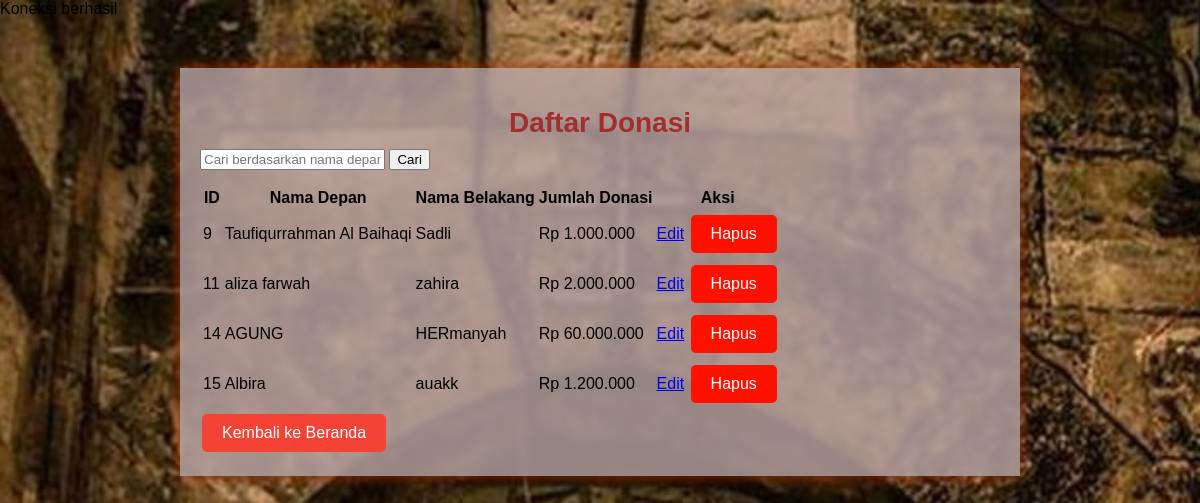
The app's page /list_donasi.php (signed in) with its own data.
### tables this page shows
CREATE TABLE `donasi` (
  `id` int(11) NOT NULL,
  `nama_depan` varchar(50) NOT NULL,
  `nama_belakang` varchar(50) DEFAULT NULL,
  `jenis_kelamin` enum('Laki-laki','Perempuan') NOT NULL,
  `tempat_lahir` varchar(100) NOT NULL,
  `tanggal_lahir` date NOT NULL,
  `alamat` text NOT NULL,
  `no_hp` varchar(20) NOT NULL,
  `usia` int(11) NOT NULL,
  `gambar_ktp` varchar(255) NOT NULL,
  `gambar_ijazah` varchar(255) NOT NULL,
  `nama_bank` varchar(50) NOT NULL,
  `no_bank` varchar(50) NOT NULL,
  `pesan` text DEFAULT NULL,
  `jumlah_donasi` decimal(10,2) NOT NULL,
  `tanggal_donasi` timestamp NOT NULL DEFAULT current_timestamp()
);

### list_donasi.php (the view, shortened to what this page needs)
<?php
include 'koneksi.php';
$search = isset($_GET['search']) ? $_GET['search'] : '';
$sql = "SELECT * FROM donasi";
$result = mysqli_query($conn, $sql);
?>
<!DOCTYPE html>
<html lang="id">
<head>
    <link rel="stylesheet" href="formulir.css">
</head>
<body>
    <div class="form-container">
        <h1>Daftar Donasi</h1>
        <form method="GET" action="list_donasi.php">
            <input type="text" name="search" placeholder="Cari berdasarkan nama depan" value="<?php echo htmlspecialchars($search); ?>">
            <button type="submit">Cari</button>
        </form>
        <table>
            <tr>
                <th>ID</th>
                <th>Nama Depan</th>
                <th>Nama Belakang</th>
                <th>Jumlah Donasi</th>
                <th>Aksi</th>
            </tr>
            <?php if (mysqli_num_rows($result) > 0): ?>
                <?php while ($row = mysqli_fetch_assoc($result)): ?>
                    <tr>
                        <td data-label="ID"><?php echo $row['id']; ?></td>
                        <td data-label="Nama Depan"><?php echo $row['nama_depan']; ?></td>
                        <td data-label="Nama Belakang"><?php echo $row['nama_belakang']; ?></td>
                        <td data-label="Jumlah Donasi">Rp <?php echo number_format($row['jumlah_donasi'], 0, ',', '.'); ?></td>
                        <td data-label="Aksi">
                            <a href="edit_donasi.php?id=<?php echo $row['id']; ?>" class="btn-action btn-edit">Edit</a>
                            <a href="delete_donasi.php?id=<?php echo $row['id']; ?>" class="btn-action btn-delete" onclick="return confirm('Apakah Anda yakin ingin menghapus data ini?');">Hapus</a>
                        </td>
                    </tr>
                <?php endwhile; ?>
            <?php else: ?>
                <tr>
                    <td colspan="5">Data tidak ditemukan</td>
                </tr>
            <?php endif; ?>
        </table>
        <a href="index.html" class="btn-kembali">Kembali ke Beranda</a>
    </div>
</body>
</html>

### formulir.css (style rules this page uses)
body { font-family: Arial, sans-serif; background-image: url('bgbg.jpg'); background-size: cover; background-position: center; background-repeat: no-repeat; height: 275vh; position: relative; margin: 0; padding: 0; }
.form-container { width: 800px; margin: 50px auto; padding: 20px; background-color: rgba(186, 165, 165, 0.8); box-shadow: 0 0 15px rgba(157, 51, 3, 0.995); backdrop-filter: blur(3px); position: relative; z-index: 1; }
h1, h2 { text-align: center; font-size: 28px; color: #a42e2e; margin-bottom: 10px; font-family: Impact, Haettenschweiler, 'Arial Narrow Bold', sans-serif; }
.btn-submit, .btn-update, .btn-delete, .btn-clear { color: white; border: none; padding: 10px 20px; text-align: center; text-decoration: none; display: inline-block; font-size: 16px; margin: 4px 2px; cursor: pointer; border-radius: 5px; }
.btn-delete { background-color: #ff1100; }
.btn-kembali { background-color: #f44336; color: white; border: none; padding: 10px 20px; text-align: center; text-decoration: none; display: inline-block; font-size: 16px; margin: 4px 2px; cursor: pointer; border-radius: 5px; }

### records on screen
donasi: id "9", nama_depan "Taufiqurrahman Al Baihaqi", nama_belakang "Sadli", jumlah_donasi "1.000.000"
donasi: id "11", nama_depan "aliza farwah", nama_belakang "zahira", jumlah_donasi "2.000.000"
donasi: id "14", nama_depan "AGUNG", nama_belakang "HERmanyah", jumlah_donasi "60.000.000"
donasi: id "15", nama_depan "Albira", nama_belakang "auakk", jumlah_donasi "1.200.000"
